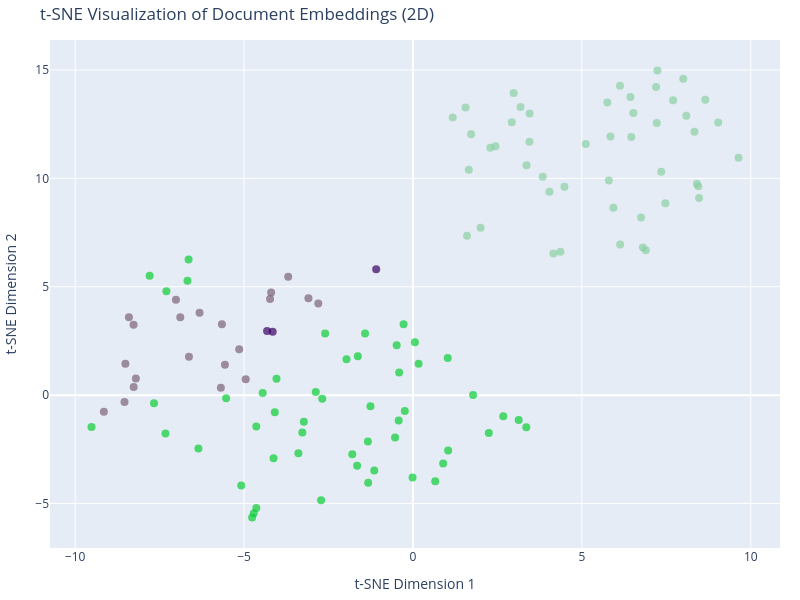

The notebook cell this image was saved under:
### Code cell
# ========= OOP: Strategies and Abstractions ========= #

@runtime_checkable
class DocumentLoaderStrategy(Protocol):
    def load(self, path: str) -> list[Document]:
        ...


class MarkdownDirectoryLoader(DocumentLoaderStrategy):
    """Loads .md files from immediate subfolders and tags doc_type."""
    def load(self, path: str) -> list[Document]:
        docs: list[Document] = []
        folders = glob.glob(f"{path}/*")
        if not folders:
            raise ValueError(f"No folders found in {path}")
        for folder in folders:
            if not os.path.isdir(folder):
                raise ValueError(f"{folder} is not a directory")
            doc_type = os.path.basename(folder)
            loader = DirectoryLoader(folder, glob="**/*.md", loader_cls=TextLoader)
            for doc in loader.load():
                doc.metadata = {**doc.metadata, "doc_type": doc_type}
                docs.append(doc)
        return docs


@runtime_checkable
class ChunkerStrategy(Protocol):
    def split(self, documents: list[Document]) -> list[Document]:
        ...


@dataclass
class CharacterChunker(ChunkerStrategy):
    chunk_size: int = 1000
    chunk_overlap: int = 200

    def split(self, documents: list[Document]) -> list[Document]:
        if not documents:
            return []
        splitter = CharacterTextSplitter(
            chunk_size=self.chunk_size,
            chunk_overlap=self.chunk_overlap,
        )
        return splitter.split_documents(documents)


@runtime_checkable
class EmbeddingProvider(Protocol):
    def create(self):  # returns an embedding object compatible with vector stores
        ...


class OpenAIEmbeddingProvider(EmbeddingProvider):
    def create(self):
        return OpenAIEmbeddings()


# ========= Vector Store Strategy ========= #

@runtime_checkable
class VectorStore(Protocol):
    """Common interface for vector stores (Chroma, FAISS, etc.)."""
    def get(self, include: list[str] = None, **kwargs) -> dict:
        ...
    
    def similarity_search(self, query: str, k: int = 4, **kwargs) -> list[Document]:
        ...


@dataclass
class VectorStoreStrategy(Protocol):
    """Strategy for creating different vector store backends."""
    def create_from_documents(
        self, documents: list[Document], embedding
    ) -> Union[Chroma, FAISS]:
        ...


@dataclass
class ChromaStoreStrategy:
    """Chroma-specific vector store creation with persistence and fallbacks."""
    persist_directory: str = "chroma_db"
    collection_name: str = "company_docs"

    def _prepare_directory(self, path: str) -> None:
        """Ensure a clean, writable directory exists at path."""
        if os.path.exists(path):
            shutil.rmtree(path)
        os.makedirs(path, exist_ok=True)
        # quick writability probe
        test_file = os.path.join(path, ".writetest")
        with open(test_file, "w") as f:
            f.write("ok")
        os.remove(test_file)

    def create_from_documents(
        self, documents: list[Document], embedding
    ) -> Chroma:
        if not documents:
            raise ValueError("No documents provided to ChromaStoreStrategy")

        # Prepare the target directory
        try:
            self._prepare_directory(self.persist_directory)
        except Exception as e:
            raise RuntimeError(
                f"Failed to prepare persist directory '{self.persist_directory}': {e}"
            ) from e

        # Attempt persistent creation; fall back on common environment/version issues
        try:
            store = Chroma.from_documents(
                documents=documents,
                embedding=embedding,
                persist_directory=self.persist_directory,
                collection_name=self.collection_name,
            )
        except Exception as e:
            msg = str(e).lower()
            if "readonly" in msg or "read-only" in msg:
                import tempfile, uuid
                alt_dir = os.path.join(tempfile.gettempdir(), f"chroma_db_{uuid.uuid4().hex}")
                self._prepare_directory(alt_dir)
                store = Chroma.from_documents(
                    documents=documents,
                    embedding=embedding,
                    persist_directory=alt_dir,
                    collection_name=self.collection_name,
                )
            elif "no such table: tenants" in msg:
                # Version/schema mismatch in local persistent backend; use ephemeral client
                import chromadb
                store = Chroma.from_documents(
                    documents=documents,
                    embedding=embedding,
                    client=chromadb.Client(),  # in-memory; no persistence
                    collection_name=self.collection_name,
                )
            else:
                raise

        if hasattr(store, "persist"):
            try:
                store.persist()
            except Exception:
                # Some clients may not support persist(); ignore to keep flow running
                pass
        return store


@dataclass
class FAISSStoreStrategy:
    """FAISS-specific vector store creation with optional persistence."""
    index_path: Optional[str] = "faiss_index"
    
    def create_from_documents(
        self, documents: list[Document], embedding
    ) -> FAISS:
        if not documents:
            raise ValueError("No documents provided to FAISSStoreStrategy")
        
        # Create FAISS index from documents
        store = FAISS.from_documents(
            documents=documents,
            embedding=embedding,
        )
        
        # Optionally save to disk
        if self.index_path:
            try:
                # Ensure parent directory exists
                index_dir = os.path.dirname(self.index_path) if os.path.dirname(self.index_path) else "."
                os.makedirs(index_dir, exist_ok=True)
                store.save_local(self.index_path)
            except Exception as e:
                # If save fails, continue with in-memory index
                print(f"Warning: Could not save FAISS index to {self.index_path}: {e}")
        
        return store


# ========= Factory & Facade ========= #

@dataclass
class VectorStoreFactory:
    """Factory for creating vector stores with different backends."""
    backend: str = "chroma"  # "chroma" or "faiss"
    embedding_provider: EmbeddingProvider = field(default_factory=OpenAIEmbeddingProvider)
    persist_directory: str = "chroma_db"
    collection_name: str = "company_docs"
    index_path: str = "faiss_index"

    def create_from_documents(self, documents: list[Document]) -> Union[Chroma, FAISS]:
        if not documents:
            raise ValueError("No documents provided to VectorStoreFactory")
        
        embeddings = self.embedding_provider.create()
        
        if self.backend.lower() == "chroma":
            strategy = ChromaStoreStrategy(
                persist_directory=self.persist_directory,
                collection_name=self.collection_name,
            )
            return strategy.create_from_documents(documents, embeddings)
        elif self.backend.lower() == "faiss":
            strategy = FAISSStoreStrategy(index_path=self.index_path)
            return strategy.create_from_documents(documents, embeddings)
        else:
            raise ValueError(f"Unsupported backend: {self.backend}. Choose 'chroma' or 'faiss'.")


class EmbeddingVisualizer:
    def __init__(self, dims: int = 2):
        if dims not in (2, 3):
            raise ValueError("dims must be 2 or 3")
        self.dims = dims

    def plot(self, collection: Union[Chroma, FAISS]) -> go.Figure:
        # Handle both Chroma and FAISS
        if isinstance(collection, FAISS):
            # FAISS: extract embeddings from index
            index_to_docstore_id = collection.index_to_docstore_id
            embeddings_list = []
            metadatas_list = []
            for idx in sorted(index_to_docstore_id.keys()):
                doc_id = index_to_docstore_id[idx]
                doc = collection.docstore.search(doc_id)
                if doc:
                    metadatas_list.append(doc.metadata)
                    # Reconstruct embedding from index
                    emb = collection.index.reconstruct(int(idx))
                    embeddings_list.append(emb)
            embs = embeddings_list
            metas = metadatas_list
        else:
            # Chroma or other VectorStore with .get()
            data = collection.get(include=["embeddings", "metadatas"])
            embs = data.get("embeddings")
            metas = data.get("metadatas") or []
        
        if embs is None or len(embs) == 0:
            raise ValueError("No embeddings found in collection")
        
        embs_np = np.array(embs, dtype=np.float32)
        if embs_np.size == 0:
            raise ValueError("No embeddings found in collection")
        if embs_np.ndim == 1:
            embs_np = embs_np.reshape(-1, 1)

        tsne = TSNE(n_components=self.dims, random_state=42)
        proj = tsne.fit_transform(embs_np)

        doc_types = [m.get("doc_type", "unknown") for m in metas]
        unique_types = sorted(set(doc_types))

        random.seed(42)
        def random_hex_color():
            return "#{:06x}".format(random.randint(0, 0xFFFFFF))
        palette = [random_hex_color() for _ in unique_types]
        mapping = {t: palette[i] for i, t in enumerate(unique_types)}
        colors = [mapping.get(t, "#888888") for t in doc_types]

        if self.dims == 2:
            fig = go.Figure(
                data=go.Scatter(
                    x=proj[:, 0], y=proj[:, 1], mode="markers",
                    marker=dict(color=colors, size=8, opacity=0.7),
                    text=doc_types, hoverinfo="text",
                )
            )
            fig.update_layout(
                title="t-SNE Visualization of Document Embeddings (2D)",
                xaxis_title="t-SNE Dimension 1",
                yaxis_title="t-SNE Dimension 2",
                width=800, height=600,
                margin=dict(r=20, b=10, l=10, t=40),
            )
            return fig
        fig = go.Figure(
            data=go.Scatter3d(
                x=proj[:, 0], y=proj[:, 1], z=proj[:, 2], mode="markers",
                marker=dict(color=colors, size=6, opacity=0.7),
                text=doc_types, hoverinfo="text",
            )
        )
        fig.update_layout(
            title="t-SNE Visualization of Document Embeddings (3D)",
            scene=dict(
                xaxis_title="t-SNE Dimension 1",
                yaxis_title="t-SNE Dimension 2",
                zaxis_title="t-SNE Dimension 3",
            ),
            width=900, height=700,
            margin=dict(r=20, b=10, l=10, t=40),
        )
        return fig


@dataclass
class IngestionPipeline:
    loader: DocumentLoaderStrategy
    chunker: ChunkerStrategy
    factory: VectorStoreFactory

    def run(self, source_path: str) -> Union[Chroma, FAISS]:
        docs = self.loader.load(source_path)
        chunks = self.chunker.split(docs)
        return self.factory.create_from_documents(chunks)


# Example usage with Chroma (default):
print("=== Creating Chroma collection ===")
pipeline_chroma = IngestionPipeline(
    loader=MarkdownDirectoryLoader(),
    chunker=CharacterChunker(chunk_size=1000, chunk_overlap=200),
    factory=VectorStoreFactory(backend="chroma", persist_directory="chroma_db", collection_name="company_docs"),
)
vector_store = pipeline_chroma.run("knowledge-base")
viz_chroma = EmbeddingVisualizer(dims=2)
fig_chroma = viz_chroma.plot(vector_store)
fig_chroma

### Figure 1 — Plotly figure (JSON) as saved in the notebook; plotly's stock layout.template omitted (floating-point values rounded to 4 significant figures)
{"data": [{"hoverinfo": "text", "marker": {"color": ["#390062", "#390062", "#390062", "#7d6277", "#7d6277", "#7d6277", "#7d6277", "#7d6277", "#7d6277", "#7d6277", "#7d6277", "#7d6277", "#7d6277", "#7d6277", "#7d6277", "#7d6277", "#7d6277", "#7d6277", "#7d6277", "#7d6277", "#7d6277", "#7d6277", "#7d6277", "#7d6277", "#8cd0a4", "#8cd0a4", "#8cd0a4", "#8cd0a4", "#8cd0a4", "#8cd0a4", "#8cd0a4", "#8cd0a4", "#8cd0a4", "#8cd0a4", "#8cd0a4", "#8cd0a4", "#8cd0a4", "#8cd0a4", "#8cd0a4", "#8cd0a4", "#8cd0a4", "#8cd0a4", "#8cd0a4", "#8cd0a4", "#8cd0a4", "#8cd0a4", "#8cd0a4", "#8cd0a4", "#8cd0a4", "#8cd0a4", "#8cd0a4", "#8cd0a4", "#8cd0a4", "#8cd0a4", "#8cd0a4", "#8cd0a4", "#8cd0a4", "#8cd0a4", "#8cd0a4", "#8cd0a4", "#8cd0a4", "#8cd0a4", "#8cd0a4", "#8cd0a4", "#8cd0a4", "#8cd0a4", "#8cd0a4", "#8cd0a4", "#8cd0a4", "#8cd0a4", "#8cd0a4", "#0cce35", "#0cce35", "#0cce35", "#0cce35", "#0cce35", "#0cce35", "#0cce35", "#0cce35", "#0cce35", "#0cce35", "#0cce35", "#0cce35", "#0cce35", "#0cce35", "#0cce35", "#0cce35", "#0cce35", "#0cce35", "#0cce35", "#0cce35", "#0cce35", "#0cce35", "#0cce35", "#0cce35", "#0cce35", "#0cce35", "#0cce35", "#0cce35", "#0cce35", "#0cce35", "#0cce35", "#0cce35", "#0cce35", "#0cce35", "#0cce35", "#0cce35", "#0cce35", "#0cce35", "#0cce35", "#0cce35", "#0cce35", "#0cce35", "#0cce35", "#0cce35", "#0cce35", "#0cce35", "#0cce35", "#0cce35", "#0cce35", "#0cce35", "#0cce35", "#0cce35"], "opacity": 0.7, "size": 8}, "mode": "markers", "text": ["company", "company", "company", "products", "products", "products", "products", "products", "products", "products", "products", "products", "products", "products", "products", "products", "products", "products", "products", "products", "products", "products", "products", "products", "employees", "employees", "employees", "employees", "employees", "employees", "employees", "employees", "employees", "employees", "employees", "employees", "employees", "employees", "employees", "employees", "employees", "employees", "employees", "employees", "employees", "employees", "employees", "employees", "employees", "employees", "employees", "employees", "employees", "employees", "employees", "employees", "employees", "employees", "employees", "employees", "employees", "employees", "employees", "employees", "employees", "employees", "employees", "employees", "employees", "employees", "employees", "contracts", "contracts", "contracts", "contracts", "contracts", "contracts", "contracts", "contracts", "contracts", "contracts", "contracts", "contracts", "contracts", "contracts", "contracts", "contracts", "contracts", "contracts", "contracts", "contracts", "contracts", "contracts", "contracts", "contracts", "contracts", "contracts", "contracts", "contracts", "contracts", "contracts", "contracts", "contracts", "contracts", "contracts", "contracts", "contracts", "contracts", "contracts", "contracts", "contracts", "contracts", "contracts", "contracts", "contracts", "contracts", "contracts", "contracts", "contracts", "contracts", "contracts", "contracts", "contracts"], "type": "scatter", "x": [-4.153, -4.319, -1.089, -6.318, -7.017, -6.889, -8.271, -8.41, -5.656, -4.232, -4.2, -3.094, -2.803, -3.694, -5.567, -5.687, -4.951, -6.632, -5.145, -8.204, -8.269, -8.54, -9.151, -8.514, 3.841, 4.484, 7.216, 4.041, 3.448, 8.333, 7.701, 9.637, 2.442, 8.446, 6.438, 1.599, 4.156, 6.134, 6.807, 6.894, 8.002, 4.364, 3.362, 5.799, 6.524, 2.002, 2.29, 8.404, 6.13, 3.453, 8.092, 8.655, 1.653, 5.933, 7.472, 6.752, 7.196, 2.927, 5.754, 1.559, 3.183, 9.037, 2.982, 1.721, 8.469, 7.237, 1.177, 5.116, 7.35, 6.462, 5.847, -1.654, -1.796, -6.677, -1.334, 0.8925, -6.352, -7.327, 1.041, -3.231, -4.09, -4.449, -2.686, 1.779, -3.392, -4.128, -4.041, -2.878, -1.145, -2.72, -7.3, -0.5305, 3.355, -0.2785, -5.083, -2.601, -1.419, -3.276, -4.639, -5.531, -1.258, 2.673, -1.326, -4.712, -7.795, -0.4231, 0.6593, -4.762, -7.666, -0.2416, 2.245, -0.01234, -4.637, -6.643, -9.517, 3.13, -0.482, -1.968, -0.4089, 0.05681, -1.632, 0.1674, 1.029], "y": [2.929, 2.964, 5.807, 3.804, 4.399, 3.59, 3.244, 3.599, 3.269, 4.438, 4.74, 4.468, 4.228, 5.463, 1.401, 0.3407, 0.7357, 1.769, 2.118, 0.7703, 0.3805, -0.3189, -0.7661, 1.448, 10.08, 9.61, 12.55, 9.38, 11.69, 12.15, 13.61, 10.95, 11.48, 9.64, 13.76, 7.356, 6.531, 6.951, 6.812, 6.682, 14.6, 6.612, 10.61, 9.897, 13.02, 7.721, 11.41, 9.75, 14.28, 13.0, 12.89, 13.63, 10.4, 8.651, 8.855, 8.191, 14.21, 12.59, 13.5, 13.27, 13.29, 12.58, 13.94, 12.04, 9.097, 14.98, 12.81, 11.59, 10.3, 11.91, 11.94, -3.255, -2.723, 5.274, -2.135, -3.153, -2.462, -1.766, -2.554, -1.23, -0.7915, 0.09627, -0.1613, 0.005023, -2.679, -2.909, 0.7594, 0.1488, -3.477, -4.85, 4.793, -1.956, -1.478, 3.269, -4.163, 2.843, 2.843, -1.721, -1.444, -0.1442, -0.5141, -0.9747, -4.046, -5.446, 5.504, -1.169, -3.975, -5.648, -0.3744, -0.7359, -1.75, -3.795, -5.203, 6.253, -1.47, -1.147, 2.304, 1.654, 1.051, 2.445, 1.794, 1.451, 1.714]}], "layout": {"height": 600, "margin": {"b": 10, "l": 10, "r": 20, "t": 40}, "title": {"text": "t-SNE Visualization of Document Embeddings (2D)"}, "width": 800, "xaxis": {"title": {"text": "t-SNE Dimension 1"}}, "yaxis": {"title": {"text": "t-SNE Dimension 2"}}}}
